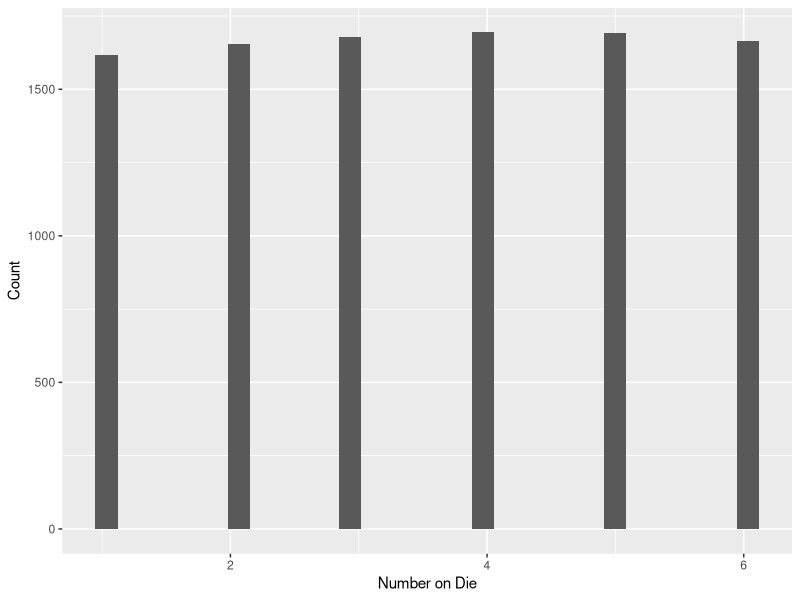
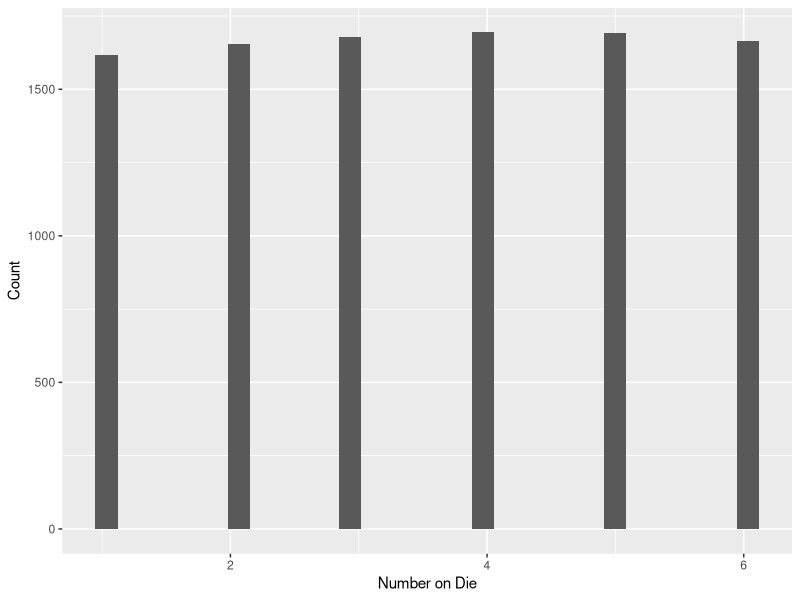

These charts were generated, in order, by the following R code: (Note: this script raises an error after producing the figures.)
## This script is supposed to follow along with a tutorial on Markov chains and serves the purpose of 
# documenting my progress.

library(ggplot2)

# EX: Sample from an unbiased six-sided die
s <- sample(c(1, 2, 3, 4, 5, 6), 10000, replace = TRUE)
df_s <- as.data.frame(s)
s_int <- sample.int(6, 10000, replace = TRUE)
df_s_int <- as.data.frame(s_int)

p1 <- ggplot(df_s, aes(x=s), binwidth=0.5, bins=6) + geom_histogram() + labs(x="Number on Die", y = "Count")
p2 <- ggplot(df_s, aes(x=s), binwidth=0.5, bins=6) + geom_histogram() + labs(x="Number on Die", y = "Count")
grid.arrange(p1, p2, nrow=1)

# In a Markov process, the probability of going from one state to the other only depends on 
# the current and not past states. If a Markov process operates on a finite set of states, it
# is called a Markov chain. Properties of a Markov process: a space of possible states in the 
# process; a transition matrix describing the probabilities for each transition that is itself 
# characterised by a start and an end; a current state probability distribution describing the 
# probability of occupying a certain state.

# EX: Weather simulation

transitionMatrix = matrix(c(0.7, 0.1, 0.2, 0.6, 0.2, 0.2, 0.3, 0.4, 0.3), nrow=3, ncol=3, byrow=TRUE) 

state = 1 # initial state - it is [1] sunny or [2] cloudy or [3] rainy
weather_sequence = rep(0, 30) # vector to store simulated values
for ( day in 1:30 ) { # simulate for 30 days
  pr = transitionMatrix[state, ] # select the row of transition probabilities
  state = sample(c(1, 2, 3), size=1, prob=pr) # sample [1] or [2] based on the probs pr 
  weather_sequence[day] = state # store the sampled state
} 
print(weather_sequence)

# EX: Monopoly

num_games <- 1000 # number of games to play
num_turns <- 1000 # number of turns to take 

# num_players <- 4

current_board_position <- 0 # start on the GO space
go_to_jail_position = 30 # the go to jail space
jail_position = 10 # jail space
properties_that_can_be_bought <- data.frame(pos=c(1, 3, 5, 6, 8, 9, 11, 12, 13, 14, 15, 16, 18, 19, 21, 23, 24, 25, 26, 27, 28, 29, 31, 32, 34, 35, 37, 39), value=c(60, 60, 200, 100, 100, 120, 140, 150, 140, 160, 200, 180, 180, 200, 220, 220, 240, 200, 260, 260, 150, 280, 300, 300, 320, 200, 350, 400))

time_to_buy_all_properties <- rep(0, num_games) # vector to store number of turns to buy all properties
account <- 1500

# simulate multiple games 
for ( game in 1:num_games ) {
  
  # move.size <- rep(0, num_turns)
  positions_visited <- rep(0, num_turns) # 1000 zeros
  positions_purchased <- rep(0, 40) # repeat zero 40 times
  properties_bought <- rep(0, num_turns) # 1000 zeros
  
  # use a for loop to simulate a number of turns
  for ( turn in 1:num_turns ) {
    
    # roll two dice
    die.values = sample(c(1:6), 2, replace=TRUE)
    
    # move player position
    
    # number of positions to move
    plus.move = sum(die.values)
    
    # compute new board position
    new_board_position = current_board_position + plus.move
    
    cat(plus.move, "number on dies\n")
    
    # if Go is passed, increase account by 200
    if ((current_board_position %% 40 >= 28) && (new_board_position %% 40 <= 11)) {
      cat(current_board_position, " current position\n")
      cat(new_board_position %% 40, " position obtained\n")
      account <- account + 200
    }
    
    # if land on GO TO JAIL square, then go backwards to the JAIL square
    if ( new_board_position == go_to_jail_position ) {
      new_board_position = jail_position
    }    
    
    # update board position (this corrects for the fact the board is circular)
    current_board_position = ( new_board_position %% 40 ) 
    
    # if we can on a square that can be purchased and which has not been purchased (note R uses 1-indexing for arrays)
    if ( positions_purchased[current_board_position+1] == 0 ) {
      if ( current_board_position %in% properties_that_can_be_bought$pos ) {
        prop_index <- which(properties_that_can_be_bought$pos %in% current_board_position)
        cat("Balance before: ", account, "\n")
        if(account >= properties_that_can_be_bought$value[prop_index]) { # buy if we have enough money
          account <- account - properties_that_can_be_bought$value[prop_index]
          positions_purchased[current_board_position+1] = 1
        } 
        cat("Balance after: ", account, "\n")
        cat("Property value: ", properties_that_can_be_bought$value[prop_index], "\n")
      }
    }        
    
    # store position visited
    positions_visited[turn] <- current_board_position
    
    # store number of properties bought
    properties_bought[turn] <- sum(positions_purchased)
    
    # check if all properties are gone
    if ( properties_bought[turn] == length(properties_that_can_be_bought$pos) ) {
      time_to_buy_all_properties[game] = turn
      break
    }
    
    
  }
  
}

hist(time_to_buy_all_properties, breaks=20) 